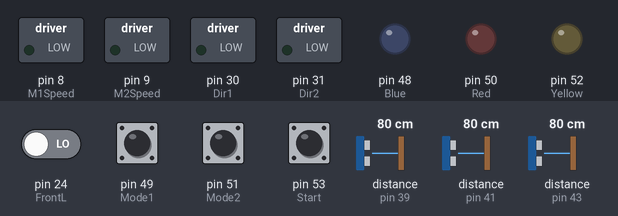
Bench run of a sketch on a simulated Arduino Mega 2560, built with avr-gcc and run on an emulated ATmega2560. Shown: switched loads named in the sketch (green lamp = pin HIGH), output pins drawn as LEDs (lit = HIGH). Dashed ring = blinking. The inputs (shaded band) are chosen by the test bench; at power-on: pin 24 (FrontL), pin 49 (Mode1), pin 51 (Mode2), pin 53 (Start) LOW, distance to the obstacle (sensors on pin 41, pin 39, pin 43) 80 cm. The echo pulse lasts 58.3 µs per cm.

Above: at 0.9 s.
1.0 s: pin 53 (Start) pulled HIGH for 0.15 s
4.1 s: distance to the obstacle (sensor on pin 41) set to 120 cm
At 6.2 s:
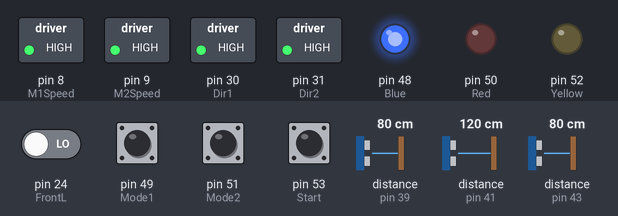
7.1 s: distance to the obstacle (sensor on pin 41) set to 105 cm
10.1 s: distance to the obstacle (sensor on pin 41) set to 95 cm
At 10.91 s:
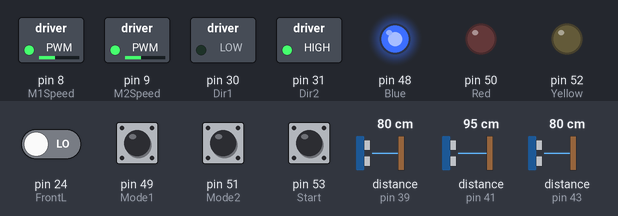
13.1 s: distance to the obstacle (sensor on pin 41) set to 250 cm
At 13.38 s:
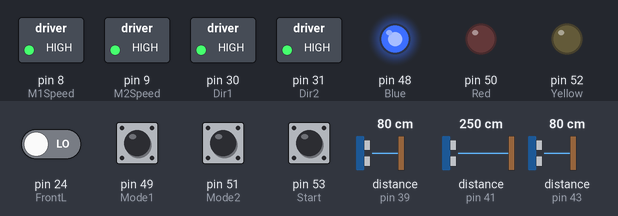
16.1 s: pin 53 (Start) pulled HIGH for 1 s
At 17.4 s:
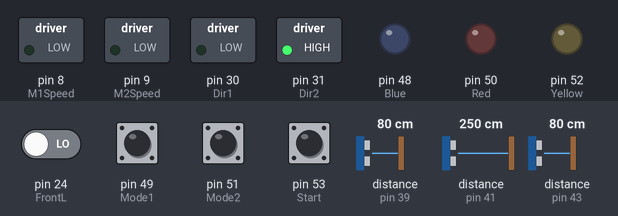
Timing chart, 0 to 19.1 s (numbered marks = the images above; inputs shaded):
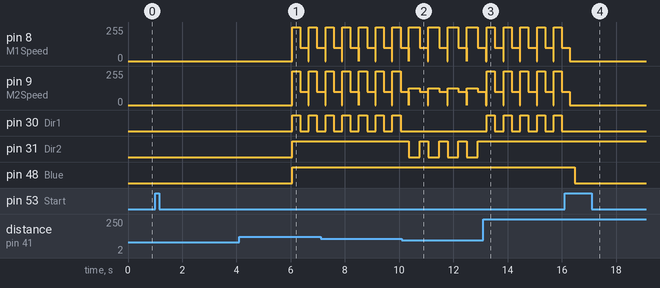

Measured:
- the behaviour switches between 101 and 100 cm on distance to the obstacle (sensor on pin 41) (found by bisection; images 1 and 2)
- after the input at 1.0 s, every drawn part: stays the same
- after the input at 4.1 s, pin 31 (Dir2): goes on until 6.1 s, then stays HIGH
- after the input at 10.1 s, pin 30 (Dir1): stops changing and stays LOW; pin 31 (Dir2): alternates HIGH for 0.31 s and LOW for 0.40 s, starting after 0.26 s
- after the input at 13.1 s, pin 30 (Dir1): alternates HIGH for 0.30 s and LOW for 0.32 s, starting after 0.13 s; pin 31 (Dir2): stops changing and stays HIGH
- after the input at 16.1 s, pin 8 (M1Speed), pin 9 (M2Speed): goes on until 16.3 s, then stays 0/255; pin 30 (Dir1): stops changing and stays LOW; pin 48 (Blue): HIGH → LOW after 0.36 s
- by itself, pin 8 (M1Speed), pin 9 (M2Speed): repeats every 0.62 s: 255/255 0.30 s, 100/255 0.30 s, 0/255 0.02 s
- by itself, pin 30 (Dir1): alternates HIGH for 0.30 s and LOW for 0.32 s

The sketch:

sumobot1.ino
```cpp
//Dillon MacEwan student ID 211285035
//sumobotcode
//written for SEM433 Mechatronic Design, Deakin University 2014
//Newping library and code written by Tim Eckel code.google.com/p/arduino-new-ping/
//Pin Change interrupt library source: code.google.com/p/arduino-pinchangeint/
#include <NewPing.h>
#include <PinChangeInt.h>


#define SONAR_NUM     3 // Number or sensors.
#define MAX_DISTANCE 100 // Maximum distance (in cm) to ping.
#define PING_INTERVAL 33 // Milliseconds between sensor pings (29ms is about the min to avoid cross-sensor echo).

unsigned long pingTimer[SONAR_NUM]; // Holds the times when the next ping should happen for each sensor.
unsigned int cm[SONAR_NUM];         // Where the ping distances are stored.
uint8_t currentSensor = 0;          // Keeps track of which sensor is active.

NewPing sonar[SONAR_NUM] = {     // Sensor object array.
  NewPing(38, 39, MAX_DISTANCE),
  NewPing(40, 41, MAX_DISTANCE),
  NewPing(42, 43, MAX_DISTANCE), // Each sensor's trigger pin, echo pin, and max distance to ping.
//  NewPing(44, 45, MAX_DISTANCE),
//  NewPing(46, 47 , MAX_DISTANCE),
};

//set pushbutton pins
const int Start = 53;
const int Mode1 = 49;
const int Mode2 = 51;
//set LED pins
const int Red = 50;
const int Blue = 48;
const int Yellow = 52;
//set motor pins
const int Dir1 = 30;
const int Dir2 = 31;
const int M1Speed = 8;
const int M2Speed = 9;
//set line detector pins
const int FrontL = 24;
const int FrontR = 25;
const int RearL = 26;
const int RearR = 27;
//Set Ultrasonic Pins
//const int FrontTrig = 38;
//const int FrontEcho = 39;
//const int FLeftTrig = 40;
//const int FLeftEcho = 41;
//const int SLeftTrig = 42;
//const int SLeftEcho = 43;
//const int FRightTrig = 44;
//const int FRightEcho = 45;
//const int SRightTrig = 46;
//const int SRightEcho = 47;

const int Forward = HIGH;
const int Back = LOW;
const int Left = HIGH;
const int Right = LOW;
const int LeftUS = 0;
const int CentreUS = 1;
const int RightUS = 2;

long taskTime = 1000;
int search = 0;
long starting = millis();


int mode = 0;
int start =  LOW;


void setup()
{
  //initialise all pins
  //initialise LED pins
  pinMode(Red, OUTPUT);
  pinMode(Blue, OUTPUT);
  pinMode(Yellow, OUTPUT);
  //intitialise button pins
  pinMode(Start, INPUT);
  pinMode(Mode1, INPUT);
  pinMode(Mode2, INPUT);
  //initialise motor pins
  pinMode(Dir1, OUTPUT);
  pinMode(Dir2, OUTPUT);
  pinMode(M1Speed, OUTPUT);
  pinMode(M2Speed, OUTPUT);
  //initialise line sensor pins
  pinMode(FrontL, INPUT);
  pinMode(FrontR, INPUT);
  pinMode(RearL, INPUT);
  pinMode(RearR, INPUT);

  digitalWrite (Yellow, LOW);
  digitalWrite (Red, LOW);
  digitalWrite (Blue, LOW);

 search = 0;


  if (digitalRead(Mode1) == HIGH)
    mode = 1;
  else if (digitalRead(Mode2) == HIGH)
    mode = 2;
  else
    mode = 0;

    attachInterrupt(FrontL, &edgeFind, FALLING);
    attachInterrupt(FrontR, &edgeFind, FALLING);
    attachInterrupt(RearL, &edgeFind, FALLING);
    attachInterrupt(RearR, &edgeFind, FALLING);

  pingTimer[0] = millis() + 75;           // First ping starts at 75ms, gives time for the Arduino to chill before starting.
  for (uint8_t i = 1; i < SONAR_NUM; i++) // Set the starting time for each sensor.
    pingTimer[i] = pingTimer[i - 1] + PING_INTERVAL;

    while (start == LOW)//wait for start button to be pushed
  {
    int pushStart = digitalRead (Start);
    if (pushStart == 1)
    start = HIGH;
    delay(50);

  }

  long starting = (millis() + 5000);

  delay (5000);

}

void loop()
{


  if (mode == 1)
    mode1();
    else if (mode == 2)
      mode2();
    else if (mode == 0)
      mode0();

int pushStart = digitalRead (Start);
    if (pushStart == 1)
    {
    delay(50);
    softReset();
    }
  if ((millis() - starting) > taskTime)
    softReset;


}

//mode functions
void mode0() //compete mode
  {
    taskTime = 200000;
    digitalWrite (Blue, HIGH);
    runTime (255, HIGH, 300);
    spinTime (100,Right,300);
    for (uint8_t i = 0; i < SONAR_NUM; i++)
    { // Loop through all the sensors.
    if (millis() >= pingTimer[i])
    {         // Is it this sensor's time to ping?
      pingTimer[i] += PING_INTERVAL * SONAR_NUM;  // Set next time this sensor will be pinged.

      sonar[currentSensor].timer_stop();          // Make sure previous timer is canceled before starting a new ping (insurance).
      currentSensor = i;                          // Sensor being accessed.
      cm[currentSensor] = 0;                      // Make distance zero in case there's no ping echo for this sensor.
      sonar[currentSensor].ping_timer(echoCheck); // Do the ping (processing continues, interrupt will call echoCheck to look for echo).
    }
    }
     search++;
    if (search == 2)
      softReset;

  }

void mode1() //attack mode
  {
    taskTime = 150000;
    digitalWrite (Red, HIGH);
    runTime (255, Forward, 300);
    spinTime (100,Right,300);
    for (uint8_t i = 0; i < SONAR_NUM; i++)
    { // Loop through all the sensors.
    if (millis() >= pingTimer[i])
    {         // Is it this sensor's time to ping?
      pingTimer[i] += PING_INTERVAL * SONAR_NUM;  // Set next time this sensor will be pinged.

      sonar[currentSensor].timer_stop();          // Make sure previous timer is canceled before starting a new ping (insurance).
      currentSensor = i;                          // Sensor being accessed.
      cm[currentSensor] = 0;                      // Make distance zero in case there's no ping echo for this sensor.
      sonar[currentSensor].ping_timer(echoCheck); // Do the ping (processing continues, interrupt will call echoCheck to look for echo).
    }
    }

  }

void mode2() //evade mode
  {
    taskTime = 70000;
    digitalWrite (Yellow, HIGH);
    runTime (255, Forward, 300);
    spinTime (255,Right,50);
    while (digitalRead(RearL)==HIGH && digitalRead(RearR)==HIGH)
    {
      run (255, Back);
    }
    brake();
    for (uint8_t i = 0; i < SONAR_NUM; i++)
    { // Loop through all the sensors.
    if (millis() >= pingTimer[i])
    {         // Is it this sensor's time to ping?
      pingTimer[i] += PING_INTERVAL * SONAR_NUM;  // Set next time this sensor will be pinged.

      sonar[currentSensor].timer_stop();          // Make sure previous timer is canceled before starting a new ping (insurance).
      currentSensor = i;                          // Sensor being accessed.
      cm[currentSensor] = 0;                      // Make distance zero in case there's no ping echo for this sensor.
      sonar[currentSensor].ping_timer(echoCheck); // Do the ping (processing continues, interrupt will call echoCheck to look for echo).
    }
    }

  }

//motor control functions

void brake() //Stops both motors
{
analogWrite(M1Speed, 0);
analogWrite(M2Speed, 0);
}

void spin (int Vel, int Dir) //spins on the spot
{
  int OpDir;
  if (Dir == HIGH)
    OpDir = LOW;
    else
    OpDir = HIGH;
  analogWrite(M1Speed, Vel);
  analogWrite(M2Speed, Vel);
  digitalWrite(Dir1, Dir);
  digitalWrite(Dir2, OpDir);
}

void run (int Vel, int Dir) //runs in a straight line, forward or reverse
{
  analogWrite(M1Speed, Vel);
  analogWrite(M2Speed, Vel);
  digitalWrite(Dir1, Dir);
  digitalWrite(Dir2, Dir);
}

//steers left or right Tdir 0 = left 1 = right
void turn (int Vel, int TSpeed, int Tdir, int Dir)

{
  int TSpeed1;
  int TSpeed2;
  if (Tdir = 0)
    {
      TSpeed1 = TSpeed;
      TSpeed2 = 1;
    }
    else
      {
        TSpeed1 = 1;
        TSpeed2 = TSpeed;
      }
  analogWrite(M1Speed, Vel/TSpeed1);
  analogWrite(M2Speed, Vel/TSpeed2);
  digitalWrite(Dir1, Dir);
  digitalWrite(Dir2, Dir);
}

void spinTime (int Vel, int Dir, long Time) //spins on the spot
{
  int OpDir;
  if (Dir == HIGH)
    OpDir = LOW;
    else
    OpDir = HIGH;
  long startTime = millis();
  long currentTime = millis();
  while (currentTime - startTime < Time)
   {
    analogWrite(M1Speed, Vel);
    analogWrite(M2Speed, Vel);
    digitalWrite(Dir1, Dir);
    digitalWrite(Dir2, OpDir);
    currentTime = millis();
   }
   brake();
}

void runTime (int Vel, int Dir, long Time) //runs in a straight line, forward or reverse
{
  long startTime = millis();
  long currentTime = millis();
  while (currentTime - startTime < Time)
   {
    analogWrite(M1Speed, Vel);
    analogWrite(M2Speed, Vel);
    digitalWrite(Dir1, Dir);
    digitalWrite(Dir2, Dir);
    currentTime = millis();
   }
   brake();
}

//steers left or right Tdir 0 = left 1 = right
void turnTime (int Vel, int TSpeedN, int TSpeedD, int Tdir, int Dir, long Time)

{
  int TSpeed1N;
  int TSpeed2N;
  int TSpeed1D;
  int TSpeed2D;
  if (Tdir = 0)
    {
      TSpeed1N = TSpeedN;
      TSpeed2N = 1;
      TSpeed1D = TSpeedD;
      TSpeed2D = 1;
    }
    else
      {
        TSpeed1N = 1;
        TSpeed2N = TSpeedN;
        TSpeed1D = 1;
        TSpeed2D = TSpeedD;
      }
  long startTime = millis();
  long currentTime = millis();
  while (currentTime - startTime < Time)
   {
      analogWrite(M1Speed, (Vel/TSpeed1D)*TSpeed1N);
      analogWrite(M2Speed, (Vel/TSpeed2D)*TSpeed2N);
      digitalWrite(Dir1, Dir);
      digitalWrite(Dir2, Dir);
      currentTime = millis();
   }
   brake();
}

void echoCheck()

{
  if (sonar[currentSensor].check_timer())
  {
    if (mode == 0 || mode ==1)
    {
      if (currentSensor == CentreUS)
      {
        while (digitalRead(FrontL)==HIGH && digitalRead(FrontR)==HIGH)
        {
        run (255,Forward);
        }
        brake();
        turnTime (255,1,2,Right,Back,200);
        turnTime (255,1,2,Left,Back,200);
        spinTime (100,Right,300);
    for (uint8_t i = 0; i < SONAR_NUM; i++)
    { // Loop through all the sensors.
    if (millis() >= pingTimer[i])
    {         // Is it this sensor's time to ping?
      pingTimer[i] += PING_INTERVAL * SONAR_NUM;  // Set next time this sensor will be pinged.

      sonar[currentSensor].timer_stop();          // Make sure previous timer is canceled before starting a new ping (insurance).
      currentSensor = i;                          // Sensor being accessed.
      cm[currentSensor] = 0;                      // Make distance zero in case there's no ping echo for this sensor.
      sonar[currentSensor].ping_timer(echoCheck); // Do the ping (processing continues, interrupt will call echoCheck to look for echo).
      search++;
    }
      }
    }
    if (mode == 2)
    {
      if (currentSensor == CentreUS || currentSensor == LeftUS)
      {
        turnTime (255,1,2,Right,Forward,200);
        turnTime (255,1,2,Left,Forward,200);
      }
      else if (currentSensor == RightUS)
      {
        turnTime (255,1,2,Left,Forward,200);
        turnTime (255,1,2,Right,Forward,200);
      }
    }
  }
  }
}


void edgeFind()
{


  {
    if (mode != 0)
    {
      if (FrontL == LOW)
        {
          turnTime (255,1,2,Right,Back,200);
          turnTime (255,1,2,Left,Back,200);
        }
      else if (FrontR == LOW)
        {
          turnTime (255,1,2,Left,Back,200);
          turnTime (255,1,2,Right,Back,200);
        }
     }
    if (mode != 2)
    {
      if (RearL == LOW)
        {
          turnTime (255,1,2,Right,Forward,200);
          turnTime (255,1,2,Left,Forward,200);
        }
      else if (RearR == LOW)
        {
          turnTime (255,1,2,Left,Forward,200);
          turnTime (255,1,2,Right,Forward,200);
        }
     }
  }
}

void softReset()
{
  delay(100);
  asm volatile ("  jmp 0");
}
```
